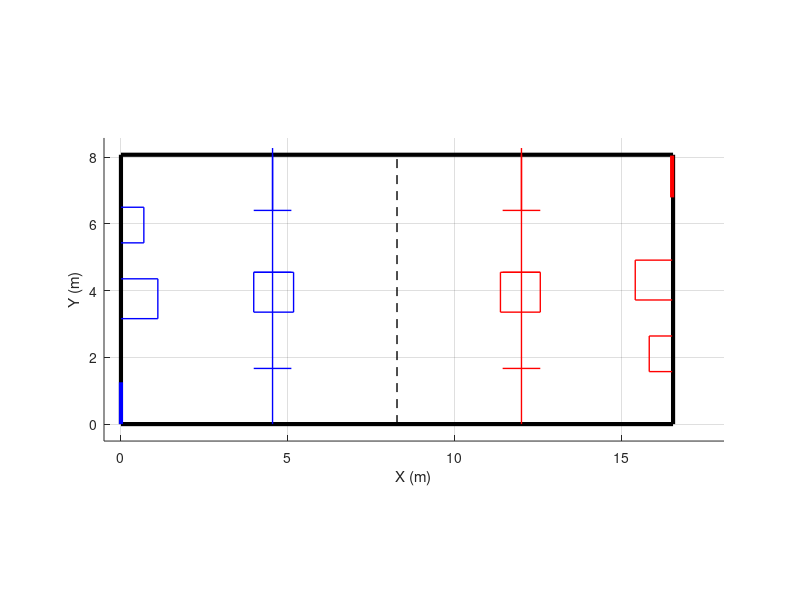

The MATLAB script that drew this image:
%% Define Data
D2R = pi/180;

% Field Size 317 in. x 691 in.
field_width = 317.69 * 0.0254;
field_length = 691.22 * 0.0254;

% [x, y, velocity, angle]


%% Run simulation

% Create figure
figure(1), clf
hold on

% Field
plot([0 0]*0.0254,[0 317.69]*0.0254,'k','LineWidth',3)
plot([0 651.22]*0.0254,[0 0]*0.0254,'k','LineWidth',3)
plot([0 651.22]*0.0254,[317.69 317.69]*0.0254,'k','LineWidth',3)
plot([651.22, 651.22]*0.0254,[0 317.69]*0.0254,'k','LineWidth',3)

plot([325.61 325.61]*0.0254,[0 317.69]*0.0254,'k','LineWidth',1, 'LineStyle','--')

%Hub
plot([156.61 156.61+47]*0.0254,[317.69-65.65-73 317.69-65.65-73]*0.0254, 'b', 'LineWidth', 1)
plot([156.61 156.61+47]*0.0254,[317.69-65.65-73-47 317.69-65.65-73-47]*0.0254, 'b', 'LineWidth', 1)
plot([156.61+47 156.61+47]*0.0254,[317.69-65.65-73 317.69-65.65-73-47]*0.0254, 'b', 'LineWidth', 1)
plot([156.61 156.61]*0.0254,[317.69-65.65-73 317.69-65.65-73-47]*0.0254, 'b', 'LineWidth', 1)

plot([651.22-156.61 651.22-156.61-47]*0.0254,[317.69-65.65-73 317.69-65.65-73]*0.0254, 'r', 'LineWidth', 1)
plot([651.22-156.61 651.22-156.61-47]*0.0254,[317.69-65.65-73-47 317.69-65.65-73-47]*0.0254, 'r', 'LineWidth', 1)
plot([651.22-156.61-47 651.22-156.61-47]*0.0254,[317.69-65.65-73 317.69-65.65-73-47]*0.0254, 'r', 'LineWidth', 1)
plot([651.22-156.61 651.22-156.61]*0.0254,[317.69-65.65-73 317.69-65.65-73-47]*0.0254, 'r', 'LineWidth', 1)

%Trench + Bump
plot([156.61 156.61+44.40]*0.0254,[317.69-65.65-73 317.69-65.65-73]*0.0254, 'b', 'LineWidth', 1)
plot([156.61+22.2 156.61+22.2]*0.0254,[317.69 317.69-65.65]*0.0254, 'b', 'LineWidth', 1)
plot([156.61+22.2 156.61+22.2]*0.0254,[0. 325.61]*0.0254, 'b', 'LineWidth', 1)
plot([156.61 156.61+44.40]*0.0254,[317.69-65.65 317.69-65.65]*0.0254, 'b', 'LineWidth', 1)
plot([156.61 156.61+44.40]*0.0254,[65.65 65.65]*0.0254, 'b', 'LineWidth', 1)

plot([651.22-156.61 651.22-156.61-44.40]*0.0254,[317.69-65.65-73 317.69-65.65-73]*0.0254, 'r', 'LineWidth', 1)
plot([651.22-156.61-22.2 651.22-156.61-22.2]*0.0254,[317.69 317.69-65.65]*0.0254, 'r', 'LineWidth', 1)
plot([651.22-156.61-22.2 651.22-156.61-22.2]*0.0254,[0. 325.61]*0.0254, 'r', 'LineWidth', 1)
plot([651.22-156.61 651.22-156.61-44.40]*0.0254,[317.69-65.65 317.69-65.65]*0.0254, 'r', 'LineWidth', 1)
plot([651.22-156.61 651.22-156.61-44.40]*0.0254,[65.65 65.65]*0.0254, 'r', 'LineWidth', 1)


% Climber
plot([40+3.510 40+3.510]*0.0254,[26.62+121.24+23.5 26.62+121.24-23.5]*0.0254, 'b', 'LineWidth', 1)
plot([0 40+3.510]*0.0254,[26.62+121.24+23.5 26.62+121.24+23.5]*0.0254, 'b', 'LineWidth', 1)
plot([0 40+3.510]*0.0254,[26.62+121.24-23.5 26.62+121.24-23.5]*0.0254, 'b', 'LineWidth', 1)
plot([650.12-40-3.510 650.12-40-3.510]*0.0254,[82.42+87.46-23.5 82.42+87.46+23.5]*0.0254, 'r', 'LineWidth', 1)
plot([650.12 650.12-40-3.510]*0.0254,[82.42+87.46-23.5 82.42+87.46-23.5]*0.0254, 'r', 'LineWidth', 1)
plot([650.12 650.12-40-3.510]*0.0254,[82.42+87.46+23.5 82.42+87.46+23.5]*0.0254, 'r', 'LineWidth', 1)

% Depot
plot([27 27]*0.0254,[158.84+75.93-21 158.84+75.93+21]*0.0254, 'b', 'LineWidth', 1)
plot([0 27]*0.0254,[158.84+75.93+21 158.84+75.93+21]*0.0254, 'b', 'LineWidth', 1)
plot([0 27]*0.0254,[158.84+75.93-21 158.84+75.93-21]*0.0254, 'b', 'LineWidth', 1)
plot([650.12-27 650.12-27]*0.0254,[158.84-75.93-21 158.84-75.93+21]*0.0254, 'r', 'LineWidth', 1)
plot([650.12 650.12-27]*0.0254,[158.84-75.93+21 158.84-75.93+21]*0.0254, 'r', 'LineWidth', 1)
plot([650.12 650.12-27]*0.0254,[158.84-75.93-21 158.84-75.93-21]*0.0254, 'r', 'LineWidth', 1)


% Human Player
plot([0 0]*0.0254,[0 49.32]*0.0254, 'b', 'LineWidth', 3)
plot([650.12 650.12]*0.0254,[316.69 316.69-49.32]*0.0254, 'r', 'LineWidth', 3)



axis([-20*0.0254, (297.7*2+95.9+20)*0.0254, -20*0.0254, (317.5+20)*0.0254])

axis equal

axis equal
grid on
xlabel('X (m)')
ylabel('Y (m)')
